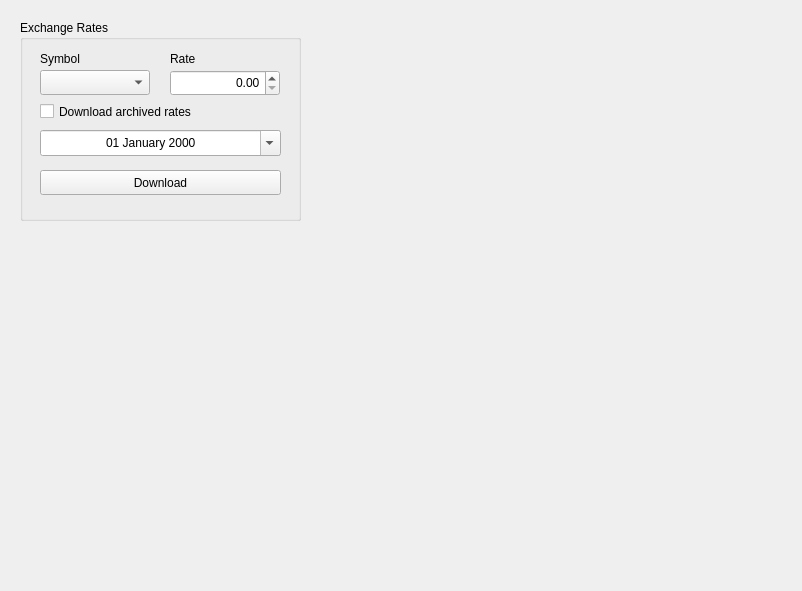
<?xml version="1.0" encoding="UTF-8"?>
<ui version="4.0">
 <class>MainWidget</class>
 <widget class="QWidget" name="MainWidget">
  <property name="geometry">
   <rect>
    <x>0</x>
    <y>0</y>
    <width>802</width>
    <height>591</height>
   </rect>
  </property>
  <property name="windowTitle">
   <string>Form</string>
  </property>
  <widget class="QGroupBox" name="gbExchangeRates">
   <property name="geometry">
    <rect>
     <x>20</x>
     <y>20</y>
     <width>281</width>
     <height>201</height>
    </rect>
   </property>
   <property name="title">
    <string>Exchange Rates</string>
   </property>
   <widget class="QComboBox" name="cbbSymbol">
    <property name="geometry">
     <rect>
      <x>20</x>
      <y>50</y>
      <width>110</width>
      <height>25</height>
     </rect>
    </property>
   </widget>
   <widget class="QLabel" name="lblSymbol">
    <property name="geometry">
     <rect>
      <x>20</x>
      <y>30</y>
      <width>67</width>
      <height>17</height>
     </rect>
    </property>
    <property name="text">
     <string>Symbol</string>
    </property>
   </widget>
   <widget class="QDoubleSpinBox" name="dspRate">
    <property name="geometry">
     <rect>
      <x>150</x>
      <y>50</y>
      <width>110</width>
      <height>26</height>
     </rect>
    </property>
    <property name="locale">
     <locale language="English" country="UnitedStates"/>
    </property>
    <property name="alignment">
     <set>Qt::AlignRight|Qt::AlignTrailing|Qt::AlignVCenter</set>
    </property>
   </widget>
   <widget class="QLabel" name="lblRate">
    <property name="geometry">
     <rect>
      <x>150</x>
      <y>30</y>
      <width>67</width>
      <height>17</height>
     </rect>
    </property>
    <property name="text">
     <string>Rate</string>
    </property>
   </widget>
   <widget class="QCheckBox" name="cbArchivedExchangeRates">
    <property name="geometry">
     <rect>
      <x>20</x>
      <y>80</y>
      <width>241</width>
      <height>23</height>
     </rect>
    </property>
    <property name="text">
     <string>Download archived rates</string>
    </property>
   </widget>
   <widget class="QPushButton" name="btnDownloadExchangeRates">
    <property name="geometry">
     <rect>
      <x>20</x>
      <y>150</y>
      <width>241</width>
      <height>25</height>
     </rect>
    </property>
    <property name="text">
     <string>Download</string>
    </property>
   </widget>
   <widget class="QDateEdit" name="dtExchangeRateDate">
    <property name="geometry">
     <rect>
      <x>20</x>
      <y>110</y>
      <width>241</width>
      <height>26</height>
     </rect>
    </property>
    <property name="locale">
     <locale language="English" country="UnitedStates"/>
    </property>
    <property name="alignment">
     <set>Qt::AlignCenter</set>
    </property>
    <property name="currentSection">
     <enum>QDateTimeEdit::DaySection</enum>
    </property>
    <property name="displayFormat">
     <string>dd MMMM yyyy</string>
    </property>
    <property name="calendarPopup">
     <bool>true</bool>
    </property>
   </widget>
  </widget>
 </widget>
 <resources/>
 <connections/>
</ui>
